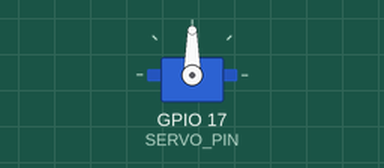
Recording of a sketch running on a simulated ESP32. Shown: servo.

Above: at 0.0 s.
At 0.5 s:
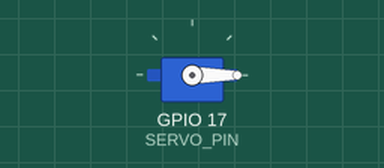
At 2.5 s:
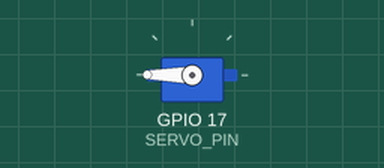
Timing chart, 0 to 5.0 s (numbered marks = the images above):
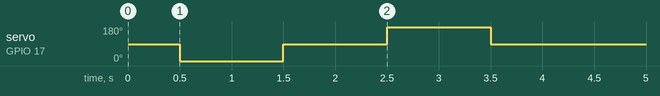

The sketch:

Servo_Test.ino
```cpp
#include <ESP32Servo.h>

Servo myServo;

#define SERVO_PIN 17       // Adjust this to your servo's pin
#define SERVO_MIN 0        // Minimum angle
#define SERVO_MID 90       // Middle angle
#define SERVO_MAX 180      // Maximum angle

void setup() {
  myServo.setPeriodHertz(50);  // Standard 50Hz for servos
  myServo.attach(SERVO_PIN, 500, 2400);  // Min and max pulse width
  delay(500);

  myServo.write(SERVO_MIN);
  delay(1000);

  myServo.write(SERVO_MID);
  delay(1000);

  myServo.write(SERVO_MAX);
  delay(1000);

  myServo.write(SERVO_MID);
  delay(1000);
}

void loop() {
  // Nothing here
}
```
